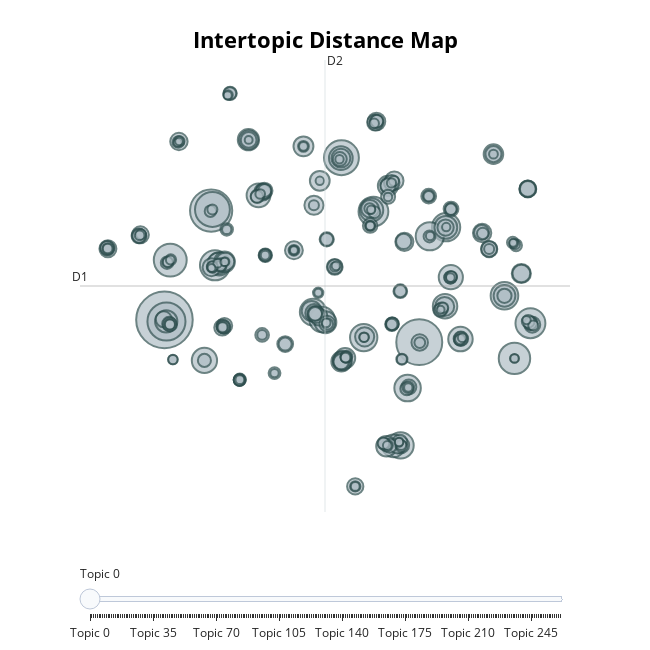

Notebook code for this chart:
### Markdown cell above
#### **TOPIC DISTANCE MAP** <a class="anchor" id="topic_distance"></a>

### Code cell
topic_model.visualize_topics(custom_labels=True)

### Figure 1 — Plotly figure (JSON) as saved in the notebook; plotly's stock layout.template omitted (floating-point values rounded to 4 significant figures; data arrays with more than 128 entries replaced by an {"elided": "..."} marker saying what was removed)
{"data": [{"customdata": {"elided": "262x3 mixed values"}, "hovertemplate": "<b>Topic %{customdata[0]}</b><br>%{customdata[1]}<br>Size: %{customdata[2]}", "legendgroup": "", "marker": {"color": "#B0BEC5", "line": {"color": "DarkSlateGrey", "width": 2}, "size": {"elided": "262 int values"}, "sizemode": "area", "sizeref": 0.2569, "symbol": "circle"}, "mode": "markers", "name": "", "orientation": "v", "showlegend": false, "type": "scatter", "x": {"elided": "262 float values"}, "xaxis": "x", "y": {"elided": "262 float values"}, "yaxis": "y"}], "layout": {"annotations": [{"showarrow": false, "text": "D1", "x": -15.43, "y": 2.722, "yshift": 10}, {"showarrow": false, "text": "D2", "x": 2.708, "xshift": 10, "y": 23.43}], "height": 650, "hoverlabel": {"bgcolor": "white", "font": {"family": "Rockwell", "size": 16}}, "legend": {"itemsizing": "constant", "tracegroupgap": 0}, "margin": {"t": 60}, "shapes": [{"line": {"color": "#CFD8DC", "width": 2}, "type": "line", "x0": 2.708, "x1": 2.708, "y0": -17.99, "y1": 23.43}, {"line": {"color": "#9E9E9E", "width": 2}, "type": "line", "x0": -15.43, "x1": 20.85, "y0": 2.722, "y1": 2.722}], "sliders": [{"active": 0, "pad": {"t": 50}, "steps": [{"args": [{"marker.color": {"elided": "1x262 str values"}}], "label": "Topic 0", "method": "update"}, {"args": [{"marker.color": {"elided": "1x262 str values"}}], "label": "Topic 1", "method": "update"}, {"args": [{"marker.color": {"elided": "1x262 str values"}}], "label": "Topic 2", "method": "update"}, {"args": [{"marker.color": {"elided": "1x262 str values"}}], "label": "Topic 3", "method": "update"}, {"args": [{"marker.color": {"elided": "1x262 str values"}}], "label": "Topic 4", "method": "update"}, {"args": [{"marker.color": {"elided": "1x262 str values"}}], "label": "Topic 5", "method": "update"}, {"args": [{"marker.color": {"elided": "1x262 str values"}}], "label": "Topic 6", "method": "update"}, {"args": [{"marker.color": {"elided": "1x262 str values"}}], "label": "Topic 7", "method": "update"}, {"args": [{"marker.color": {"elided": "1x262 str values"}}], "label": "Topic 8", "method": "update"}, {"args": [{"marker.color": {"elided": "1x262 str values"}}], "label": "Topic 9", "method": "update"}, {"args": [{"marker.color": {"elided": "1x262 str values"}}], "label": "Topic 10", "method": "update"}, {"args": [{"marker.color": {"elided": "1x262 str values"}}], "label": "Topic 11", "method": "update"}, {"args": [{"marker.color": {"elided": "1x262 str values"}}], "label": "Topic 12", "method": "update"}, {"args": [{"marker.color": {"elided": "1x262 str values"}}], "label": "Topic 13", "method": "update"}, {"args": [{"marker.color": {"elided": "1x262 str values"}}], "label": "Topic 14", "method": "update"}, {"args": [{"marker.color": {"elided": "1x262 str values"}}], "label": "Topic 15", "method": "update"}, {"args": [{"marker.color": {"elided": "1x262 str values"}}], "label": "Topic 16", "method": "update"}, {"args": [{"marker.color": {"elided": "1x262 str values"}}], "label": "Topic 17", "method": "update"}, {"args": [{"marker.color": {"elided": "1x262 str values"}}], "label": "Topic 18", "method": "update"}, {"args": [{"marker.color": {"elided": "1x262 str values"}}], "label": "Topic 19", "method": "update"}, {"args": [{"marker.color": {"elided": "1x262 str values"}}], "label": "Topic 20", "method": "update"}, {"args": [{"marker.color": {"elided": "1x262 str values"}}], "label": "Topic 21", "method": "update"}, {"args": [{"marker.color": {"elided": "1x262 str values"}}], "label": "Topic 22", "method": "update"}, {"args": [{"marker.color": {"elided": "1x262 str values"}}], "label": "Topic 23", "method": "update"}, {"args": [{"marker.color": {"elided": "1x262 str values"}}], "label": "Topic 24", "method": "update"}, {"args": [{"marker.color": {"elided": "1x262 str values"}}], "label": "Topic 25", "method": "update"}, {"args": [{"marker.color": {"elided": "1x262 str values"}}], "label": "Topic 26", "method": "update"}, {"args": [{"marker.color": {"elided": "1x262 str values"}}], "label": "Topic 27", "method": "update"}, {"args": [{"marker.color": {"elided": "1x262 str values"}}], "label": "Topic 28", "method": "update"}, {"args": [{"marker.color": {"elided": "1x262 str values"}}], "label": "Topic 29", "method": "update"}, {"args": [{"marker.color": {"elided": "1x262 str values"}}], "label": "Topic 30", "method": "update"}, {"args": [{"marker.color": {"elided": "1x262 str values"}}], "label": "Topic 31", "method": "update"}, {"args": [{"marker.color": {"elided": "1x262 str values"}}], "label": "Topic 32", "method": "update"}, {"args": [{"marker.color": {"elided": "1x262 str values"}}], "label": "Topic 33", "method": "update"}, {"args": [{"marker.color": {"elided": "1x262 str values"}}], "label": "Topic 34", "method": "update"}, {"args": [{"marker.color": {"elided": "1x262 str values"}}], "label": "Topic 35", "method": "update"}, {"args": [{"marker.color": {"elided": "1x262 str values"}}], "label": "Topic 36", "method": "update"}, {"args": [{"marker.color": {"elided": "1x262 str values"}}], "label": "Topic 37", "method": "update"}, {"args": [{"marker.color": {"elided": "1x262 str values"}}], "label": "Topic 38", "method": "update"}, {"args": [{"marker.color": {"elided": "1x262 str values"}}], "label": "Topic 39", "method": "update"}, {"args": [{"marker.color": {"elided": "1x262 str values"}}], "label": "Topic 40", "method": "update"}, {"args": [{"marker.color": {"elided": "1x262 str values"}}], "label": "Topic 41", "method": "update"}, {"args": [{"marker.color": {"elided": "1x262 str values"}}], "label": "Topic 42", "method": "update"}, {"args": [{"marker.color": {"elided": "1x262 str values"}}], "label": "Topic 43", "method": "update"}, {"args": [{"marker.color": {"elided": "1x262 str values"}}], "label": "Topic 44", "method": "update"}, {"args": [{"marker.color": {"elided": "1x262 str values"}}], "label": "Topic 45", "method": "update"}, {"args": [{"marker.color": {"elided": "1x262 str values"}}], "label": "Topic 46", "method": "update"}, {"args": [{"marker.color": {"elided": "1x262 str values"}}], "label": "Topic 47", "method": "update"}, {"args": [{"marker.color": {"elided": "1x262 str values"}}], "label": "Topic 48", "method": "update"}, {"args": [{"marker.color": {"elided": "1x262 str values"}}], "label": "Topic 49", "method": "update"}, {"args": [{"marker.color": {"elided": "1x262 str values"}}], "label": "Topic 50", "method": "update"}, {"args": [{"marker.color": {"elided": "1x262 str values"}}], "label": "Topic 51", "method": "update"}, {"args": [{"marker.color": {"elided": "1x262 str values"}}], "label": "Topic 52", "method": "update"}, {"args": [{"marker.color": {"elided": "1x262 str values"}}], "label": "Topic 53", "method": "update"}, {"args": [{"marker.color": {"elided": "1x262 str values"}}], "label": "Topic 54", "method": "update"}, {"args": [{"marker.color": {"elided": "1x262 str values"}}], "label": "Topic 55", "method": "update"}, {"args": [{"marker.color": {"elided": "1x262 str values"}}], "label": "Topic 56", "method": "update"}, {"args": [{"marker.color": {"elided": "1x262 str values"}}], "label": "Topic 57", "method": "update"}, {"args": [{"marker.color": {"elided": "1x262 str values"}}], "label": "Topic 58", "method": "update"}, {"args": [{"marker.color": {"elided": "1x262 str values"}}], "label": "Topic 59", "method": "update"}, {"args": [{"marker.color": {"elided": "1x262 str values"}}], "label": "Topic 60", "method": "update"}, {"args": [{"marker.color": {"elided": "1x262 str values"}}], "label": "Topic 61", "method": "update"}, {"args": [{"marker.color": {"elided": "1x262 str values"}}], "label": "Topic 62", "method": "update"}, {"args": [{"marker.color": {"elided": "1x262 str values"}}], "label": "Topic 63", "method": "update"}, {"args": [{"marker.color": {"elided": "1x262 str values"}}], "label": "Topic 64", "method": "update"}, {"args": [{"marker.color": {"elided": "1x262 str values"}}], "label": "Topic 65", "method": "update"}, {"args": [{"marker.color": {"elided": "1x262 str values"}}], "label": "Topic 66", "method": "update"}, {"args": [{"marker.color": {"elided": "1x262 str values"}}], "label": "Topic 67", "method": "update"}, {"args": [{"marker.color": {"elided": "1x262 str values"}}], "label": "Topic 68", "method": "update"}, {"args": [{"marker.color": {"elided": "1x262 str values"}}], "label": "Topic 69", "method": "update"}, {"args": [{"marker.color": {"elided": "1x262 str values"}}], "label": "Topic 70", "method": "update"}, {"args": [{"marker.color": {"elided": "1x262 str values"}}], "label": "Topic 71", "method": "update"}, {"args": [{"marker.color": {"elided": "1x262 str values"}}], "label": "Topic 72", "method": "update"}, {"args": [{"marker.color": {"elided": "1x262 str values"}}], "label": "Topic 73", "method": "update"}, {"args": [{"marker.color": {"elided": "1x262 str values"}}], "label": "Topic 74", "method": "update"}, {"args": [{"marker.color": {"elided": "1x262 str values"}}], "label": "Topic 75", "method": "update"}, {"args": [{"marker.color": {"elided": "1x262 str values"}}], "label": "Topic 76", "method": "update"}, {"args": [{"marker.color": {"elided": "1x262 str values"}}], "label": "Topic 77", "method": "update"}, {"args": [{"marker.color": {"elided": "1x262 str values"}}], "label": "Topic 78", "method": "update"}, {"args": [{"marker.color": {"elided": "1x262 str values"}}], "label": "Topic 79", "method": "update"}, {"args": [{"marker.color": {"elided": "1x262 str values"}}], "label": "Topic 80", "method": "update"}, {"args": [{"marker.color": {"elided": "1x262 str values"}}], "label": "Topic 81", "method": "update"}, {"args": [{"marker.color": {"elided": "1x262 str values"}}], "label": "Topic 82", "method": "update"}, {"args": [{"marker.color": {"elided": "1x262 str values"}}], "label": "Topic 83", "method": "update"}, {"args": [{"marker.color": {"elided": "1x262 str values"}}], "label": "Topic 84", "method": "update"}, {"args": [{"marker.color": {"elided": "1x262 str values"}}], "label": "Topic 85", "method": "update"}, {"args": [{"marker.color": {"elided": "1x262 str values"}}], "label": "Topic 86", "method": "update"}, {"args": [{"marker.color": {"elided": "1x262 str values"}}], "label": "Topic 87", "method": "update"}, {"args": [{"marker.color": {"elided": "1x262 str values"}}], "label": "Topic 88", "method": "update"}, {"args": [{"marker.color": {"elided": "1x262 str values"}}], "label": "Topic 89", "method": "update"}, {"args": [{"marker.color": {"elided": "1x262 str values"}}], "label": "Topic 90", "method": "update"}, {"args": [{"marker.color": {"elided": "1x262 str values"}}], "label": "Topic 91", "method": "update"}, {"args": [{"marker.color": {"elided": "1x262 str values"}}], "label": "Topic 92", "method": "update"}, {"args": [{"marker.color": {"elided": "1x262 str values"}}], "label": "Topic 93", "method": "update"}, {"args": [{"marker.color": {"elided": "1x262 str values"}}], "label": "Topic 94", "method": "update"}, {"args": [{"marker.color": {"elided": "1x262 str values"}}], "label": "Topic 95", "method": "update"}, {"args": [{"marker.color": {"elided": "1x262 str values"}}], "label": "Topic 96", "method": "update"}, {"args": [{"marker.color": {"elided": "1x262 str values"}}], "label": "Topic 97", "method": "update"}, {"args": [{"marker.color": {"elided": "1x262 str values"}}], "label": "Topic 98", "method": "update"}, {"args": [{"marker.color": {"elided": "1x262 str values"}}], "label": "Topic 99", "method": "update"}, {"args": [{"marker.color": {"elided": "1x262 str values"}}], "label": "Topic 100", "method": "update"}, {"args": [{"marker.color": {"elided": "1x262 str values"}}], "label": "Topic 101", "method": "update"}, {"args": [{"marker.color": {"elided": "1x262 str values"}}], "label": "Topic 102", "method": "update"}, {"args": [{"marker.color": {"elided": "1x262 str values"}}], "label": "Topic 103", "method": "update"}, {"args": [{"marker.color": {"elided": "1x262 str values"}}], "label": "Topic 104", "method": "update"}, {"args": [{"marker.color": {"elided": "1x262 str values"}}], "label": "Topic 105", "method": "update"}, {"args": [{"marker.color": {"elided": "1x262 str values"}}], "label": "Topic 106", "method": "update"}, {"args": [{"marker.color": {"elided": "1x262 str values"}}], "label": "Topic 107", "method": "update"}, {"args": [{"marker.color": {"elided": "1x262 str values"}}], "label": "Topic 108", "method": "update"}, {"args": [{"marker.color": {"elided": "1x262 str values"}}], "label": "Topic 109", "method": "update"}, {"args": [{"marker.color": {"elided": "1x262 str values"}}], "label": "Topic 110", "method": "update"}, {"args": [{"marker.color": {"elided": "1x262 str values"}}], "label": "Topic 111", "method": "update"}, {"args": [{"marker.color": {"elided": "1x262 str values"}}], "label": "Topic 112", "method": "update"}, {"args": [{"marker.color": {"elided": "1x262 str values"}}], "label": "Topic 113", "method": "update"}, {"args": [{"marker.color": {"elided": "1x262 str values"}}], "label": "Topic 114", "method": "update"}, {"args": [{"marker.color": {"elided": "1x262 str values"}}], "label": "Topic 115", "method": "update"}, {"args": [{"marker.color": {"elided": "1x262 str values"}}], "label": "Topic 116", "method": "update"}, {"args": [{"marker.color": {"elided": "1x262 str values"}}], "label": "Topic 117", "method": "update"}, {"args": [{"marker.color": {"elided": "1x262 str values"}}], "label": "Topic 118", "method": "update"}, {"args": [{"marker.color": {"elided": "1x262 str values"}}], "label": "Topic 119", "method": "update"}, {"args": [{"marker.color": {"elided": "1x262 str values"}}], "label": "Topic 120", "method": "update"}, {"args": [{"marker.color": {"elided": "1x262 str values"}}], "label": "Topic 121", "method": "update"}, {"args": [{"marker.color": {"elided": "1x262 str values"}}], "label": "Topic 122", "method": "update"}, {"args": [{"marker.color": {"elided": "1x262 str values"}}], "label": "Topic 123", "method": "update"}, {"args": [{"marker.color": {"elided": "1x262 str values"}}], "label": "Topic 124", "method": "update"}, {"args": [{"marker.color": {"elided": "1x262 str values"}}], "label": "Topic 125", "method": "update"}, {"args": [{"marker.color": {"elided": "1x262 str values"}}], "label": "Topic 126", "method": "update"}, {"args": [{"marker.color": {"elided": "1x262 str values"}}], "label": "Topic 127", "method": "update"}, {"args": [{"marker.color": {"elided": "1x262 str values"}}], "label": "Topic 128", "method": "update"}, {"args": [{"marker.color": {"elided": "1x262 str values"}}], "label": "Topic 129", "method": "update"}, {"args": [{"marker.color": {"elided": "1x262 str values"}}], "label": "Topic 130", "method": "update"}, {"args": [{"marker.color": {"elided": "1x262 str values"}}], "label": "Topic 131", "method": "update"}, {"args": [{"marker.color": {"elided": "1x262 str values"}}], "label": "Topic 132", "method": "update"}, {"args": [{"marker.color": {"elided": "1x262 str values"}}], "label": "Topic 133", "method": "update"}, {"args": [{"marker.color": {"elided": "1x262 str values"}}], "label": "Topic 134", "method": "update"}, {"args": [{"marker.color": {"elided": "1x262 str values"}}], "label": "Topic 135", "method": "update"}, {"args": [{"marker.color": {"elided": "1x262 str values"}}], "label": "Topic 136", "method": "update"}, {"args": [{"marker.color": {"elided": "1x262 str values"}}], "label": "Topic 137", "method": "update"}, {"args": [{"marker.color": {"elided": "1x262 str values"}}], "label": "Topic 138", "method": "update"}, {"args": [{"marker.color": {"elided": "1x262 str values"}}], "label": "Topic 139", "method": "update"}, {"args": [{"marker.color": {"elided": "1x262 str values"}}], "label": "Topic 140", "method": "update"}, {"args": [{"marker.color": {"elided": "1x262 str values"}}], "label": "Topic 141", "method": "update"}, {"args": [{"marker.color": {"elided": "1x262 str values"}}], "label": "Topic 142", "method": "update"}, {"args": [{"marker.color": {"elided": "1x262 str values"}}], "label": "Topic 143", "method": "update"}, {"args": [{"marker.color": {"elided": "1x262 str values"}}], "label": "Topic 144", "method": "update"}, {"args": [{"marker.color": {"elided": "1x262 str values"}}], "label": "Topic 145", "method": "update"}, {"args": [{"marker.color": {"elided": "1x262 str values"}}], "label": "Topic 146", "method": "update"}, {"args": [{"marker.color": {"elided": "1x262 str values"}}], "label": "Topic 147", "method": "update"}, {"args": [{"marker.color": {"elided": "1x262 str values"}}], "label": "Topic 148", "method": "update"}, {"args": [{"marker.color": {"elided": "1x262 str values"}}], "label": "Topic 149", "method": "update"}, {"args": [{"marker.color": {"elided": "1x262 str values"}}], "label": "Topic 150", "method": "update"}, {"args": [{"marker.color": {"elided": "1x262 str values"}}], "label": "Topic 151", "method": "update"}, {"args": [{"marker.color": {"elided": "1x262 str values"}}], "label": "Topic 152", "method": "update"}, {"args": [{"marker.color": {"elided": "1x262 str values"}}], "label": "Topic 153", "method": "update"}, {"args": [{"marker.color": {"elided": "1x262 str values"}}], "label": "Topic 154", "method": "update"}, {"args": [{"marker.color": {"elided": "1x262 str values"}}], "label": "Topic 155", "method": "update"}, {"args": [{"marker.color": {"elided": "1x262 str values"}}], "label": "Topic 156", "method": "update"}, {"args": [{"marker.color": {"elided": "1x262 str values"}}], "label": "Topic 157", "method": "update"}, {"args": [{"marker.color": {"elided": "1x262 str values"}}], "label": "Topic 158", "method": "update"}, {"args": [{"marker.color": {"elided": "1x262 str values"}}], "label": "Topic 159", "method": "update"}, {"args": [{"marker.color": {"elided": "1x262 str values"}}], "label": "Topic 160", "method": "update"}, {"args": [{"marker.color": {"elided": "1x262 str values"}}], "label": "Topic 161", "method": "update"}, {"args": [{"marker.color": {"elided": "1x262 str values"}}], "label": "Topic 162", "method": "update"}, {"args": [{"marker.color": {"elided": "1x262 str values"}}], "label": "Topic 163", "method": "update"}, {"args": [{"marker.color": {"elided": "1x262 str values"}}], "label": "Topic 164", "method": "update"}, {"args": [{"marker.color": {"elided": "1x262 str values"}}], "label": "Topic 165", "method": "update"}, {"args": [{"marker.color": {"elided": "1x262 str values"}}], "label": "Topic 166", "method": "update"}, {"args": [{"marker.color": {"elided": "1x262 str values"}}], "label": "Topic 167", "method": "update"}, {"args": [{"marker.color": {"elided": "1x262 str values"}}], "label": "Topic 168", "method": "update"}, {"args": [{"marker.color": {"elided": "1x262 str values"}}], "label": "Topic 169", "method": "update"}, {"args": [{"marker.color": {"elided": "1x262 str values"}}], "label": "Topic 170", "method": "update"}, {"args": [{"marker.color": {"elided": "1x262 str values"}}], "label": "Topic 171", "method": "update"}, {"args": [{"marker.color": {"elided": "1x262 str values"}}], "label": "Topic 172", "method": "update"}, {"args": [{"marker.color": {"elided": "1x262 str values"}}], "label": "Topic 173", "method": "update"}, {"args": [{"marker.color": {"elided": "1x262 str values"}}], "label": "Topic 174", "method": "update"}, {"args": [{"marker.color": {"elided": "1x262 str values"}}], "label": "Topic 175", "method": "update"}, {"args": [{"marker.color": {"elided": "1x262 str values"}}], "label": "Topic 176", "method": "update"}, {"args": [{"marker.color": {"elided": "1x262 str values"}}], "label": "Topic 177", "method": "update"}, {"args": [{"marker.color": {"elided": "1x262 str values"}}], "label": "Topic 178", "method": "update"}, {"args": [{"marker.color": {"elided": "1x262 str values"}}], "label": "Topic 179", "method": "update"}, {"args": [{"marker.color": {"elided": "1x262 str values"}}], "label": "Topic 180", "method": "update"}, {"args": [{"marker.color": {"elided": "1x262 str values"}}], "label": "Topic 181", "method": "update"}, {"args": [{"marker.color": {"elided": "1x262 str values"}}], "label": "Topic 182", "method": "update"}, {"args": [{"marker.color": {"elided": "1x262 str values"}}], "label": "Topic 183", "method": "update"}, {"args": [{"marker.color": {"elided": "1x262 str values"}}], "label": "Topic 184", "method": "update"}, {"args": [{"marker.color": {"elided": "1x262 str values"}}], "label": "Topic 185", "method": "update"}, {"args": [{"marker.color": {"elided": "1x262 str values"}}], "label": "Topic 186", "method": "update"}, {"args": [{"marker.color": {"elided": "1x262 str values"}}], "label": "Topic 187", "method": "update"}, {"args": [{"marker.color": {"elided": "1x262 str values"}}], "label": "Topic 188", "method": "update"}, {"args": [{"marker.color": {"elided": "1x262 str values"}}], "label": "Topic 189", "method": "update"}, {"args": [{"marker.color": {"elided": "1x262 str values"}}], "label": "Topic 190", "method": "update"}, {"args": [{"marker.color": {"elided": "1x262 str values"}}], "label": "Topic 191", "method": "update"}, {"args": [{"marker.color": {"elided": "1x262 str values"}}], "label": "Topic 192", "method": "update"}, {"args": [{"marker.color": {"elided": "1x262 str values"}}], "label": "Topic 193", "method": "update"}, {"args": [{"marker.color": {"elided": "1x262 str values"}}], "label": "Topic 194", "method": "update"}, {"args": [{"marker.color": {"elided": "1x262 str values"}}], "label": "Topic 195", "method": "update"}, {"args": [{"marker.color": {"elided": "1x262 str values"}}], "label": "Topic 196", "method": "update"}, {"args": [{"marker.color": {"elided": "1x262 str values"}}], "label": "Topic 197", "method": "update"}, {"args": [{"marker.color": {"elided": "1x262 str values"}}], "label": "Topic 198", "method": "update"}, {"args": [{"marker.color": {"elided": "1x262 str values"}}], "label": "Topic 199", "method": "update"}, {"args": [{"marker.color": {"elided": "1x262 str values"}}], "label": "Topic 200", "method": "update"}, {"args": [{"marker.color": {"elided": "1x262 str values"}}], "label": "Topic 201", "method": "update"}, {"args": [{"marker.color": {"elided": "1x262 str values"}}], "label": "Topic 202", "method": "update"}, {"args": [{"marker.color": {"elided": "1x262 str values"}}], "label": "Topic 203", "method": "update"}, {"args": [{"marker.color": {"elided": "1x262 str values"}}], "label": "Topic 204", "method": "update"}, {"args": [{"marker.color": {"elided": "1x262 str values"}}], "label": "Topic 205", "method": "update"}, {"args": [{"marker.color": {"elided": "1x262 str values"}}], "label": "Topic 206", "method": "update"}, {"args": [{"marker.color": {"elided": "1x262 str values"}}], "label": "Topic 207", "method": "update"}, {"args": [{"marker.color": {"elided": "1x262 str values"}}], "label": "Topic 208", "method": "update"}, {"args": [{"marker.color": {"elided": "1x262 str values"}}], "label": "Topic 209", "method": "update"}, {"args": [{"marker.color": {"elided": "1x262 str values"}}], "label": "Topic 210", "method": "update"}, {"args": [{"marker.color": {"elided": "1x262 str values"}}], "label": "Topic 211", "method": "update"}, {"args": [{"marker.color": {"elided": "1x262 str values"}}], "label": "Topic 212", "method": "update"}, {"args": [{"marker.color": {"elided": "1x262 str values"}}], "label": "Topic 213", "method": "update"}, {"args": [{"marker.color": {"elided": "1x262 str values"}}], "label": "Topic 214", "method": "update"}, {"args": [{"marker.color": {"elided": "1x262 str values"}}], "label": "Topic 215", "method": "update"}, {"args": [{"marker.color": {"elided": "1x262 str values"}}], "label": "Topic 216", "method": "update"}, {"args": [{"marker.color": {"elided": "1x262 str values"}}], "label": "Topic 217", "method": "update"}, {"args": [{"marker.color": {"elided": "1x262 str values"}}], "label": "Topic 218", "method": "update"}, {"args": [{"marker.color": {"elided": "1x262 str values"}}], "label": "Topic 219", "method": "update"}, {"args": [{"marker.color": {"elided": "1x262 str values"}}], "label": "Topic 220", "method": "update"}, {"args": [{"marker.color": {"elided": "1x262 str values"}}], "label": "Topic 221", "method": "update"}, {"args": [{"marker.color": {"elided": "1x262 str values"}}], "label": "Topic 222", "method": "update"}, {"args": [{"marker.color": {"elided": "1x262 str values"}}], "label": "Topic 223", "method": "update"}, {"args": [{"marker.color": {"elided": "1x262 str values"}}], "label": "Topic 224", "method": "update"}, {"args": [{"marker.color": {"elided": "1x262 str values"}}], "label": "Topic 225", "method": "update"}, {"args": [{"marker.color": {"elided": "1x262 str values"}}], "label": "Topic 226", "method": "update"}, {"args": [{"marker.color": {"elided": "1x262 str values"}}], "label": "Topic 227", "method": "update"}, {"args": [{"marker.color": {"elided": "1x262 str values"}}], "label": "Topic 228", "method": "update"}, {"args": [{"marker.color": {"elided": "1x262 str values"}}], "label": "Topic 229", "method": "update"}, {"args": [{"marker.color": {"elided": "1x262 str values"}}], "label": "Topic 230", "method": "update"}, {"args": [{"marker.color": {"elided": "1x262 str values"}}], "label": "Topic 231", "method": "update"}, {"args": [{"marker.color": {"elided": "1x262 str values"}}], "label": "Topic 232", "method": "update"}, {"args": [{"marker.color": {"elided": "1x262 str values"}}], "label": "Topic 233", "method": "update"}, {"args": [{"marker.color": {"elided": "1x262 str values"}}], "label": "Topic 234", "method": "update"}, {"args": [{"marker.color": {"elided": "1x262 str values"}}], "label": "Topic 235", "method": "update"}, {"args": [{"marker.color": {"elided": "1x262 str values"}}], "label": "Topic 236", "method": "update"}, {"args": [{"marker.color": {"elided": "1x262 str values"}}], "label": "Topic 237", "method": "update"}, {"args": [{"marker.color": {"elided": "1x262 str values"}}], "label": "Topic 238", "method": "update"}, {"args": [{"marker.color": {"elided": "1x262 str values"}}], "label": "Topic 239", "method": "update"}, {"args": [{"marker.color": {"elided": "1x262 str values"}}], "label": "Topic 240", "method": "update"}, {"args": [{"marker.color": {"elided": "1x262 str values"}}], "label": "Topic 241", "method": "update"}, {"args": [{"marker.color": {"elided": "1x262 str values"}}], "label": "Topic 242", "method": "update"}, {"args": [{"marker.color": {"elided": "1x262 str values"}}], "label": "Topic 243", "method": "update"}, {"args": [{"marker.color": {"elided": "1x262 str values"}}], "label": "Topic 244", "method": "update"}, {"args": [{"marker.color": {"elided": "1x262 str values"}}], "label": "Topic 245", "method": "update"}, {"args": [{"marker.color": {"elided": "1x262 str values"}}], "label": "Topic 246", "method": "update"}, {"args": [{"marker.color": {"elided": "1x262 str values"}}], "label": "Topic 247", "method": "update"}, {"args": [{"marker.color": {"elided": "1x262 str values"}}], "label": "Topic 248", "method": "update"}, {"args": [{"marker.color": {"elided": "1x262 str values"}}], "label": "Topic 249", "method": "update"}, {"args": [{"marker.color": {"elided": "1x262 str values"}}], "label": "Topic 250", "method": "update"}, {"args": [{"marker.color": {"elided": "1x262 str values"}}], "label": "Topic 251", "method": "update"}, {"args": [{"marker.color": {"elided": "1x262 str values"}}], "label": "Topic 252", "method": "update"}, {"args": [{"marker.color": {"elided": "1x262 str values"}}], "label": "Topic 253", "method": "update"}, {"args": [{"marker.color": {"elided": "1x262 str values"}}], "label": "Topic 254", "method": "update"}, {"args": [{"marker.color": {"elided": "1x262 str values"}}], "label": "Topic 255", "method": "update"}, {"args": [{"marker.color": {"elided": "1x262 str values"}}], "label": "Topic 256", "method": "update"}, {"args": [{"marker.color": {"elided": "1x262 str values"}}], "label": "Topic 257", "method": "update"}, {"args": [{"marker.color": {"elided": "1x262 str values"}}], "label": "Topic 258", "method": "update"}, {"args": [{"marker.color": {"elided": "1x262 str values"}}], "label": "Topic 259", "method": "update"}, {"args": [{"marker.color": {"elided": "1x262 str values"}}], "label": "Topic 260", "method": "update"}, {"args": [{"marker.color": {"elided": "1x262 str values"}}], "label": "Topic 261", "method": "update"}]}], "title": {"font": {"color": "Black", "size": 22}, "text": "<b>Intertopic Distance Map</b>", "x": 0.5, "xanchor": "center", "y": 0.95, "yanchor": "top"}, "width": 650, "xaxis": {"anchor": "y", "domain": [0, 1], "range": [-15.43, 20.85], "title": {"text": ""}, "visible": false}, "yaxis": {"anchor": "x", "domain": [0, 1], "range": [-17.99, 23.43], "title": {"text": ""}, "visible": false}}}
